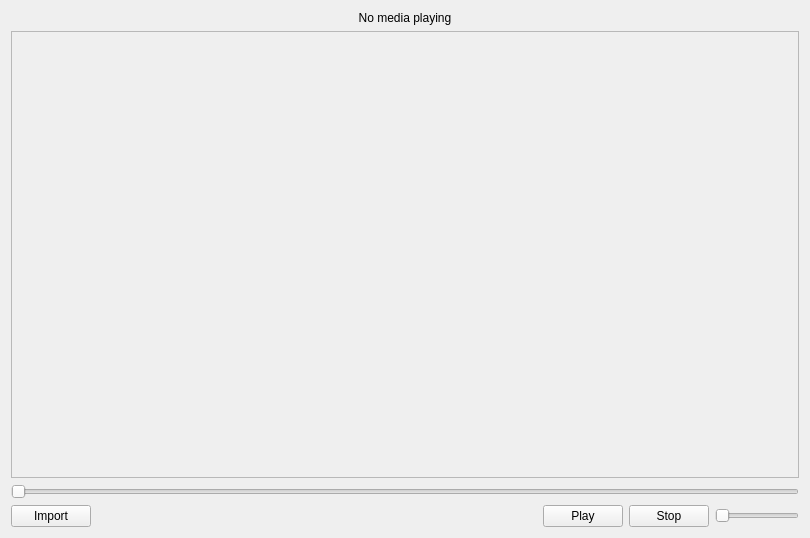
<?xml version="1.0" encoding="UTF-8"?>
<ui version="4.0">
 <class>Playback</class>
 <widget class="QWidget" name="Playback">
  <property name="geometry">
   <rect>
    <x>0</x>
    <y>0</y>
    <width>810</width>
    <height>538</height>
   </rect>
  </property>
  <property name="autoFillBackground">
   <bool>true</bool>
  </property>
  <layout class="QGridLayout" name="gridLayout">
   <item row="0" column="1">
    <layout class="QVBoxLayout" name="verticalLayout_3">
     <item>
      <widget class="QLabel" name="mediaPlaying">
       <property name="text">
        <string>No media playing</string>
       </property>
       <property name="alignment">
        <set>Qt::AlignCenter</set>
       </property>
      </widget>
     </item>
     <item>
      <widget class="QFrame" name="videoFrame">
       <property name="sizePolicy">
        <sizepolicy hsizetype="Preferred" vsizetype="MinimumExpanding">
         <horstretch>0</horstretch>
         <verstretch>0</verstretch>
        </sizepolicy>
       </property>
       <property name="autoFillBackground">
        <bool>true</bool>
       </property>
       <property name="frameShape">
        <enum>QFrame::StyledPanel</enum>
       </property>
       <property name="frameShadow">
        <enum>QFrame::Raised</enum>
       </property>
      </widget>
     </item>
     <item>
      <widget class="QSlider" name="timeSlider">
       <property name="maximum">
        <number>1000</number>
       </property>
       <property name="orientation">
        <enum>Qt::Horizontal</enum>
       </property>
      </widget>
     </item>
     <item>
      <layout class="QHBoxLayout" name="horizontalLayout_3">
       <item>
        <widget class="QPushButton" name="importMediaBtn">
         <property name="text">
          <string>Import</string>
         </property>
        </widget>
       </item>
       <item>
        <spacer name="horizontalSpacer">
         <property name="orientation">
          <enum>Qt::Horizontal</enum>
         </property>
         <property name="sizeHint" stdset="0">
          <size>
           <width>40</width>
           <height>20</height>
          </size>
         </property>
        </spacer>
       </item>
       <item>
        <widget class="QPushButton" name="playPauseBtn">
         <property name="text">
          <string>Play</string>
         </property>
        </widget>
       </item>
       <item>
        <widget class="QPushButton" name="stopBtn">
         <property name="text">
          <string>Stop</string>
         </property>
        </widget>
       </item>
       <item>
        <widget class="QSlider" name="volumeSlider">
         <property name="sizePolicy">
          <sizepolicy hsizetype="Fixed" vsizetype="Fixed">
           <horstretch>0</horstretch>
           <verstretch>0</verstretch>
          </sizepolicy>
         </property>
         <property name="maximum">
          <number>100</number>
         </property>
         <property name="orientation">
          <enum>Qt::Horizontal</enum>
         </property>
        </widget>
       </item>
      </layout>
     </item>
    </layout>
   </item>
  </layout>
 </widget>
 <resources/>
 <connections/>
</ui>
